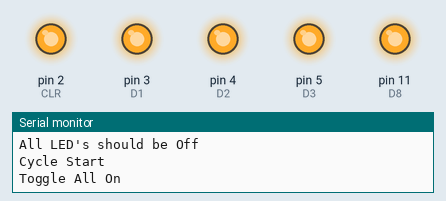
Recording of a sketch running on a simulated Arduino Uno, built with avr-gcc and run on an emulated ATmega328P. Shown: output pins drawn as LEDs (lit = HIGH), the last lines printed to the serial monitor. Pins used as bus, display or sensor lines are not drawn.

Above: at 2.1 s.
At 5.6 s:
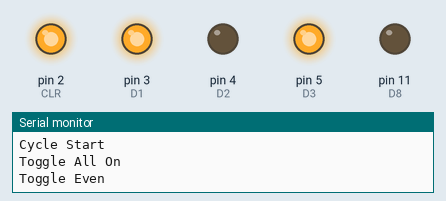
At 9.1 s:
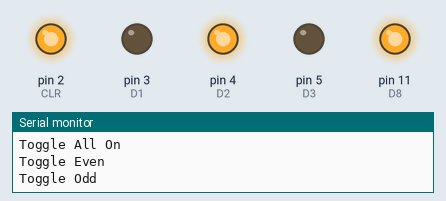
At 16.1 s:
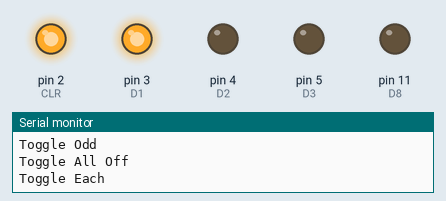
At 17.1 s:
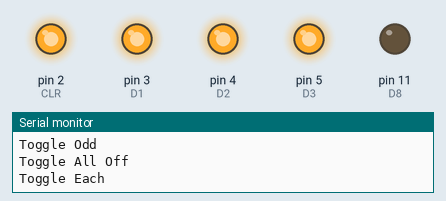
At 37.6 s:
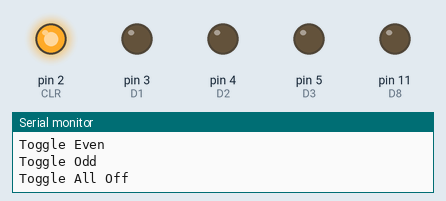
Timing chart, 0 to 39.1 s (numbered marks = the images above):
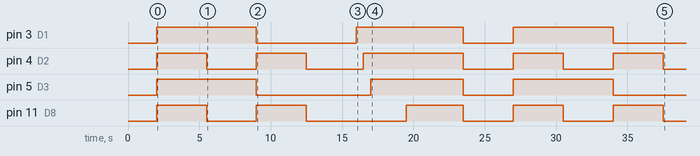

Measured:
- by itself, pin 3 (D1): goes HIGH 7.0 s, LOW 7.0 s, HIGH 7.5 s, LOW 3.5 s, HIGH 7.0 s, then LOW
- by itself, pin 4 (D2): LOW → HIGH at 2.0 s, → LOW 3.5 s later, → HIGH 3.5 s later, → LOW 3.5 s later, … (10 changes in this stretch)
- by itself, pin 5 (D3): goes HIGH 7.0 s, LOW 8.0 s, HIGH 6.5 s, LOW 3.5 s, HIGH 7.0 s, then LOW
- by itself, pin 11 (D8): LOW → HIGH at 2.0 s, → LOW 3.5 s later, → HIGH 3.5 s later, → LOW 3.5 s later, … (10 changes in this stretch)

The sketch:

74HC273.ino
```cpp
#define CLR 2
#define D1 3
#define D2 4
#define D3 5
#define D4 6
#define CLK 7
#define D5 8
#define D6 9
#define D7 10
#define D8 11

long milliDelay = 500;

void setup() {
  // put your setup code here, to run once:
  pinMode(CLR, OUTPUT);
  pinMode(D1, OUTPUT);
  pinMode(D2, OUTPUT);
  pinMode(D3, OUTPUT);
  pinMode(D4, OUTPUT);
  pinMode(CLK, OUTPUT);
  pinMode(D5, OUTPUT);
  pinMode(D6, OUTPUT);
  pinMode(D7, OUTPUT);
  pinMode(D8, OUTPUT);
  digitalWrite(CLR, HIGH);
  delay(1000);
  //digitalWrite(CLR, LOW);
  Serial.begin(9600);
  Serial.println("BEGIN TEST");
  Serial.println("All LED's should be Off");
  delay(1000);
}

void setInput(int inputNum, int inputVal){
  switch(inputNum){
    case 1:
      if (inputVal == 1){
        digitalWrite(D1, HIGH);
      }
      if (inputVal == 0){
        digitalWrite(D1, LOW);
      }
      break;
    case 2:
      if (inputVal == 1){
        digitalWrite(D2, HIGH);
      }
      if (inputVal == 0){
        digitalWrite(D2, LOW);
      }
      break;
    case 3:
      if (inputVal == 1){
        digitalWrite(D3, HIGH);
      }
      if (inputVal == 0){
        digitalWrite(D3, LOW);
      }
      break;
    case 4:
      if (inputVal == 1){
        digitalWrite(D4, HIGH);
      }
      if (inputVal == 0){
        digitalWrite(D4, LOW);
      }
      break;
    case 5:
      if (inputVal == 1){
        digitalWrite(D5, HIGH);
      }
      if (inputVal == 0){
        digitalWrite(D5, LOW);
      }
      break;
    case 6:
      if (inputVal == 1){
        digitalWrite(D6, HIGH);
      }
      if (inputVal == 0){
        digitalWrite(D6, LOW);
      }
      break;
    case 7:
      if (inputVal == 1){
        digitalWrite(D7, HIGH);
      }
      if (inputVal == 0){
        digitalWrite(D7, LOW);
      }
      break;
    case 8:
      if (inputVal == 1){
        digitalWrite(D8, HIGH);
      }
      if (inputVal == 0){
        digitalWrite(D8, LOW);
      }
      break;
    default:
      Serial.println("Incorrect Input");
      break;
  }
}

void toggleAllOn(){
  Serial.println("Toggle All On");
  digitalWrite(CLK, HIGH);
  for (int i=0; i < 8; i++){
    setInput(i+1, 1);
  }
  delay(500);
  digitalWrite(CLK, LOW);
}
void toggleAllOff(){
  Serial.println("Toggle All Off");
  digitalWrite(CLK, HIGH);
  for (int i=0; i < 8; i++){
    setInput(i+1, 0);
  }
  delay(500);
  digitalWrite(CLK, LOW);
}

void toggleEven(){
  Serial.println("Toggle Even");
  digitalWrite(CLK, HIGH);
  for (int i=0; i < 8; i++){
    if (i % 2 == 0){
      setInput(i+1, 1);
    } else {
      setInput(i+1, 0);
    }
  }
  delay(500);
  digitalWrite(CLK, LOW);
}

void toggleOdd(){
  Serial.println("Toggle Odd");
  digitalWrite(CLK, HIGH);
  for (int i=0; i < 8; i++){
    if (i % 2 == 1){
      setInput(i+1, 1);
    } else {
      setInput(i+1, 0);
    }
  }
  delay(500);
  digitalWrite(CLK, LOW);
}

void toggleOneAtATime(){
  Serial.println("Toggle Each");
  for (int i=0; i < 8; i++){
    digitalWrite(CLK, HIGH);
    setInput(i+1, 1);
    delay(500);
    digitalWrite(CLK, LOW);
  }
  delay(500);
}

void loop() {
  Serial.println("Cycle Start");
  toggleAllOn();
  delay(3000);
  //clearAll();
  //delay(3000);
  toggleEven();
  delay(3000);
  //clearAll();
  //delay(3000);
  toggleOdd();
  delay(3000);
  toggleAllOff();
  delay(3000);
  toggleOneAtATime();
  delay(3000);
  toggleAllOff();
  delay(3000);
  Serial.println("Cycle Complete");
}
```
